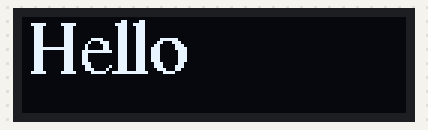
A program run on a simulated Raspberry Pi (BCM pin numbers), started with the arguments Hello Hello. Parts: 128×32 one-colour display. What the program prints to the terminal is not drawn. At 0.1 s the program stops and its outputs stay as they are.

Above: at 0.2 s.

The program:

disp_args.py
```python
import Adafruit_GPIO.SPI as SPI
import Adafruit_SSD1306
import sys

from PIL import Image
from PIL import ImageDraw
from PIL import ImageFont

# verwerken van argumenten
line1=(sys.argv[1])
line2=(sys.argv[2])

disp = Adafruit_SSD1306.SSD1306_128_32(rst=24)

disp.begin()
disp.clear()
disp.display()

image = Image.new('1', (disp.width, disp.height))

draw = ImageDraw.Draw(image)
#draw.rectangle((0,0,disp.width-1,disp.height-1), outline=1, fill=0)

#font = ImageFont.load_default()
font = ImageFont.truetype('FreeSerif.ttf', 25)
draw.text((1, 0),line1,  font=font, fill=255)
#draw.text((40, 17),line2,  font=font, fill=255)

x=1
for x in sys.argv:
     print "Argument: ", x

disp.image(image)
disp.display()
```
